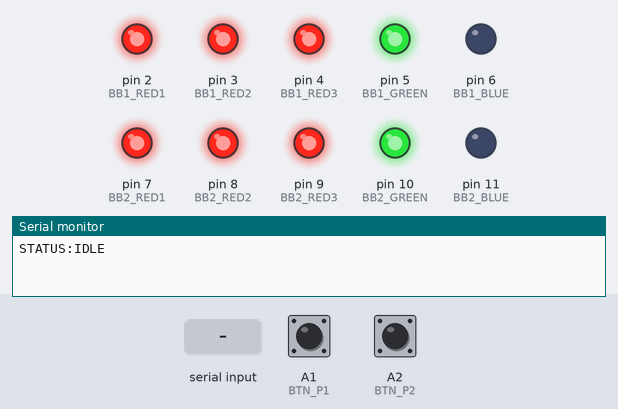
The sketch below on a simulated Arduino Uno, built with avr-gcc and run on an emulated ATmega328P. Shown: output pins drawn as LEDs (lit = HIGH), the last lines printed to the serial monitor. The inputs (shaded band) are chosen by the test bench; at power-on: A1 (BTN_P1) HIGH, A2 (BTN_P2) HIGH. Random numbers use the default seed unless the sketch sets one.

Above: at 1.2 s.
1.3 s: "S" received over Serial
At 4.1 s:
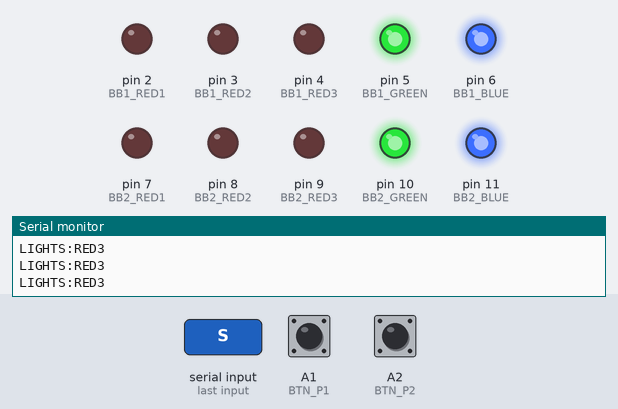
4.3 s: A1 (BTN_P1) pulled LOW for 0.15 s
7.4 s: A2 (BTN_P2) pulled LOW for 0.15 s
At 8.2 s:
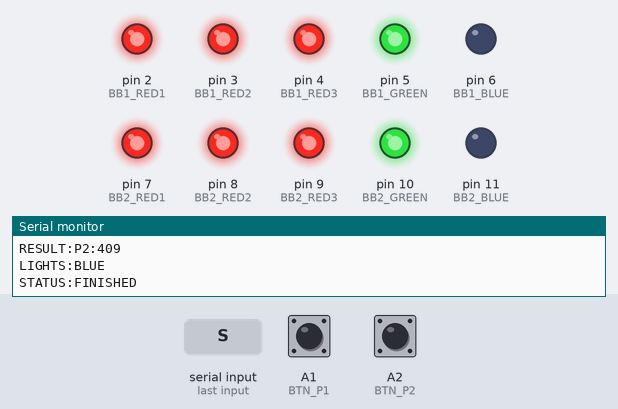
9.0 s: "s" received over Serial
At 9.4 s:
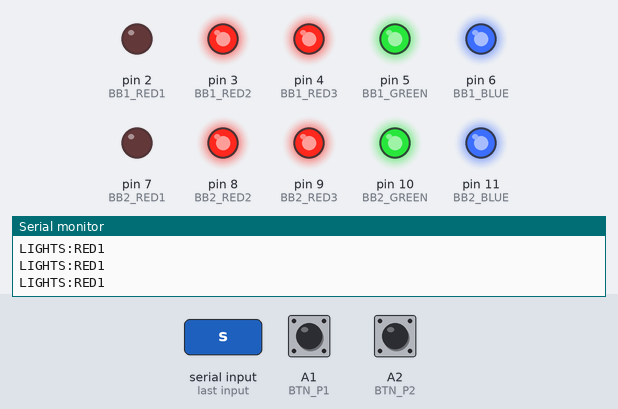
12.0 s: "R" received over Serial
At 12.4 s:
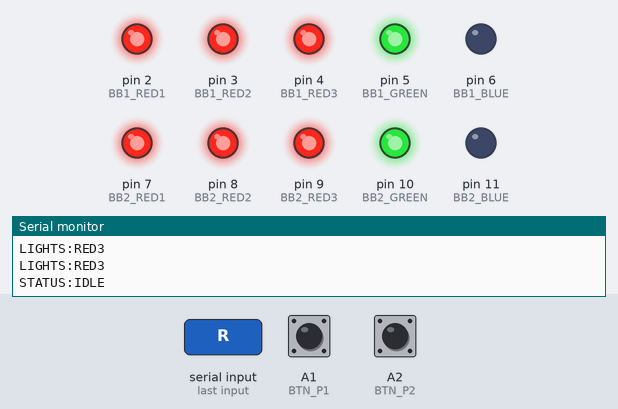
Timing chart, 0 to 14.5 s (numbered marks = the images above; inputs shaded):
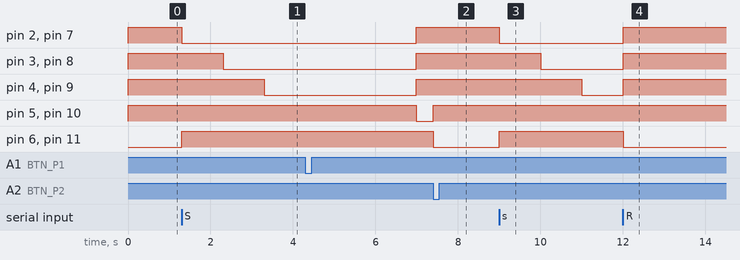

Measured:
- after the input at 1.3 s, pin 2 (BB1_RED1), pin 7 (BB2_RED1): HIGH → LOW at once; pin 3 (BB1_RED2), pin 8 (BB2_RED2): HIGH → LOW after 1.0 s; pin 4 (BB1_RED3), pin 9 (BB2_RED3): HIGH → LOW after 2.0 s; pin 6 (BB1_BLUE), pin 11 (BB2_BLUE): LOW → HIGH at once
- after the input at 7.4 s, pin 5 (BB1_GREEN), pin 10 (BB2_GREEN): LOW → HIGH at once; pin 6 (BB1_BLUE), pin 11 (BB2_BLUE): HIGH → LOW at once
- after the input at 9.0 s, pin 2 (BB1_RED1), pin 7 (BB2_RED1): HIGH → LOW at once; pin 3 (BB1_RED2), pin 8 (BB2_RED2): HIGH → LOW after 1.0 s; pin 4 (BB1_RED3), pin 9 (BB2_RED3): HIGH → LOW after 2.0 s; pin 6 (BB1_BLUE), pin 11 (BB2_BLUE): LOW → HIGH at once
- after the input at 12.0 s, pin 2 (BB1_RED1), pin 3 (BB1_RED2), pin 4 (BB1_RED3), pin 7 (BB2_RED1), pin 8 (BB2_RED2), pin 9 (BB2_RED3): LOW → HIGH at once; pin 6 (BB1_BLUE), pin 11 (BB2_BLUE): HIGH → LOW at once

The sketch:

sketch_aug18a.ino
```cpp
// --- BREADBOARD 1 (PLAYER 1) PINS ---
const int BB1_RED1  = 2;
const int BB1_RED2  = 3;
const int BB1_RED3  = 4;
const int BB1_GREEN = 5;
const int BB1_BLUE  = 6;

// --- BREADBOARD 2 (PLAYER 2) PINS ---
const int BB2_RED1  = 7;
const int BB2_RED2  = 8;
const int BB2_RED3  = 9;
const int BB2_GREEN = 10;
const int BB2_BLUE  = 11;

// --- BUTTON PINS (Moved off D13 to avoid built-in LED conflict) ---
const int BTN_P1 = A1;
const int BTN_P2 = A2;

// Common Anode Logic (Active LOW)
const int LED_ON  = LOW;
const int LED_OFF = HIGH;

enum State {
  STATE_IDLE_BLUE,
  STATE_STARTING_REDS,
  STATE_WAIT_FOR_GREEN,
  STATE_WAIT_FOR_PRESS,
  STATE_ROUND_FINISHED
};

State currentState = STATE_IDLE_BLUE;

unsigned long stateTimer = 0;
unsigned long greenStartTime = 0;
unsigned long randomGreenDelay = 0;

int p1Reaction = -1;
int p2Reaction = -1;

void setBoard1Leds(bool r1, bool r2, bool r3, bool g, bool b) {
  digitalWrite(BB1_RED1,  r1 ? LED_ON : LED_OFF);
  digitalWrite(BB1_RED2,  r2 ? LED_ON : LED_OFF);
  digitalWrite(BB1_RED3,  r3 ? LED_ON : LED_OFF);
  digitalWrite(BB1_GREEN, g  ? LED_ON : LED_OFF);
  digitalWrite(BB1_BLUE,  b  ? LED_ON : LED_OFF);
}

void setBoard2Leds(bool r1, bool r2, bool r3, bool g, bool b) {
  digitalWrite(BB2_RED1,  r1 ? LED_ON : LED_OFF);
  digitalWrite(BB2_RED2,  r2 ? LED_ON : LED_OFF);
  digitalWrite(BB2_RED3,  r3 ? LED_ON : LED_OFF);
  digitalWrite(BB2_GREEN, g  ? LED_ON : LED_OFF);
  digitalWrite(BB2_BLUE,  b  ? LED_ON : LED_OFF);
}

void setBothBoards(bool r1, bool r2, bool r3, bool g, bool b) {
  setBoard1Leds(r1, r2, r3, g, b);
  setBoard2Leds(r1, r2, r3, g, b);
}

void resetToBlueIdle() {
  currentState = STATE_IDLE_BLUE;
  p1Reaction = -1;
  p2Reaction = -1;
  setBothBoards(false, false, false, false, true); // Solid Blue
  Serial.println("STATUS:IDLE");
}

void triggerStartSequence() {
  p1Reaction = -1;
  p2Reaction = -1;
  setBothBoards(false, false, false, false, false); // All OFF
  stateTimer = millis();
  currentState = STATE_STARTING_REDS;
  Serial.println("STATUS:STARTING");
}

void setup() {
  Serial.begin(9600);
  randomSeed(analogRead(A0));

  // BB1 Output configuration
  pinMode(BB1_RED1, OUTPUT);
  pinMode(BB1_RED2, OUTPUT);
  pinMode(BB1_RED3, OUTPUT);
  pinMode(BB1_GREEN, OUTPUT);
  pinMode(BB1_BLUE, OUTPUT);

  // BB2 Output configuration
  pinMode(BB2_RED1, OUTPUT);
  pinMode(BB2_RED2, OUTPUT);
  pinMode(BB2_RED3, OUTPUT);
  pinMode(BB2_GREEN, OUTPUT);
  pinMode(BB2_BLUE, OUTPUT);

  // Buttons with internal pull-up
  pinMode(BTN_P1, INPUT_PULLUP);
  pinMode(BTN_P2, INPUT_PULLUP);

  resetToBlueIdle();
}

void loop() {
  if (Serial.available() > 0) {
    char cmd = Serial.read();
    if (cmd == 'S' || cmd == 's') {
      triggerStartSequence();
    } else if (cmd == 'R' || cmd == 'r') {
      resetToBlueIdle();
    }
  }

  switch (currentState) {

    case STATE_IDLE_BLUE:
      break;

    case STATE_STARTING_REDS: {
      unsigned long elapsed = millis() - stateTimer;
      if (elapsed < 1000) {
        setBothBoards(true, false, false, false, false);
        Serial.println("LIGHTS:RED1");
      } else if (elapsed < 2000) {
        setBothBoards(true, true, false, false, false);
        Serial.println("LIGHTS:RED2");
      } else if (elapsed < 3000) {
        setBothBoards(true, true, true, false, false);
        Serial.println("LIGHTS:RED3");
      } else {
        randomGreenDelay = random(1500, 3500);
        stateTimer = millis();
        currentState = STATE_WAIT_FOR_GREEN;
      }
      break;
    }

    case STATE_WAIT_FOR_GREEN:
      if (digitalRead(BTN_P1) == LOW && p1Reaction == -1) {
        p1Reaction = -999;
        Serial.println("EVENT:P1_JUMP");
      }
      if (digitalRead(BTN_P2) == LOW && p2Reaction == -1) {
        p2Reaction = -999;
        Serial.println("EVENT:P2_JUMP");
      }

      if (millis() - stateTimer >= randomGreenDelay) {
        setBothBoards(false, false, false, true, false);
        greenStartTime = micros();
        currentState = STATE_WAIT_FOR_PRESS;
        Serial.println("LIGHTS:GREEN");
      }
      break;

    case STATE_WAIT_FOR_PRESS: {
      unsigned long nowUs = micros();

      if (digitalRead(BTN_P1) == LOW && p1Reaction == -1) {
        p1Reaction = (nowUs - greenStartTime) / 1000;
        Serial.print("RESULT:P1:");
        Serial.println(p1Reaction);
      }

      if (digitalRead(BTN_P2) == LOW && p2Reaction == -1) {
        p2Reaction = (nowUs - greenStartTime) / 1000;
        Serial.print("RESULT:P2:");
        Serial.println(p2Reaction);
      }

      if ((p1Reaction != -1 && p2Reaction != -1) || (millis() - (greenStartTime / 1000) > 5000)) {
        currentState = STATE_ROUND_FINISHED;
        setBothBoards(false, false, false, false, true); // Switch to Blue
        Serial.println("LIGHTS:BLUE");
        Serial.println("STATUS:FINISHED");
      }
      break;
    }

    case STATE_ROUND_FINISHED:
      break;
  }
}
```
